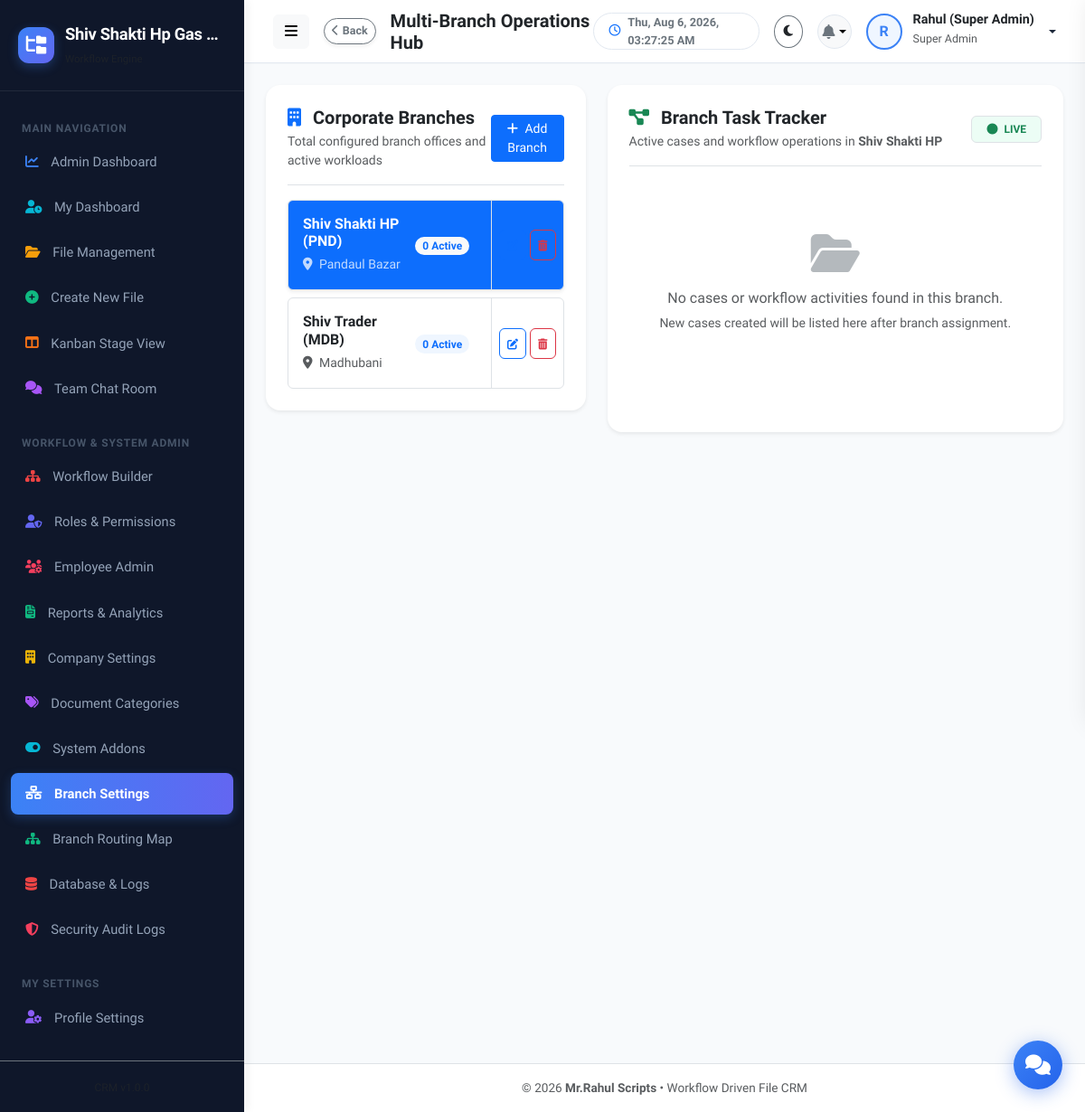
/admin/branches.php (signed in), run on the app's committed database.
### tables this page shows
CREATE TABLE company_settings (
              id INTEGER PRIMARY KEY AUTOINCREMENT,
              company_name TEXT NOT NULL,
              company_email TEXT,
              company_mobile TEXT,
              company_address TEXT,
              company_logo TEXT DEFAULT 'default-logo.png',
              updated_at DATETIME DEFAULT CURRENT_TIMESTAMP
            , custom_upload_path TEXT NULL);

CREATE TABLE branches (
              id INTEGER PRIMARY KEY AUTOINCREMENT,
              branch_name TEXT UNIQUE NOT NULL,
              branch_code TEXT UNIQUE NOT NULL,
              branch_city TEXT,
              created_at DATETIME DEFAULT CURRENT_TIMESTAMP
            );

### includes/auth.php (called while the page is built, shortened)
<?php
require_once __DIR__ . '/functions.php';
function getLoggedInUser(): ?array {
    if (isset($_SESSION['user_id'])) {
        return $_SESSION['user'] ?? null;
    }
    return null;
}
function hasPermission(string $permission): bool {
    $user = getLoggedInUser();
    if (($user['role_key'] ?? '') === 'super_admin') {
        return true;
    }
    $permissions = $user['permissions'] ?? [];
    return in_array('*', $permissions) || in_array($permission, $permissions);
}

### includes/functions.php (called while the page is built, shortened)
<?php
function isFeatureEnabled(string $featureKey): bool {
    try {
        $db = getDB();
        $stmt = $db->prepare("SELECT status FROM system_features WHERE feature_key = :key LIMIT 1");
        $stmt->execute(['key' => $featureKey]);
        $status = $stmt->fetchColumn();
        return $status === 'enabled';
    } catch (Exception $e) {
        return false;
    }
}

### admin/branches.php (the view, shortened to what this page needs)
<?php
require_once __DIR__ . '/../includes/auth.php';
require_once __DIR__ . '/../includes/functions.php';
$db = getDB();
$branches = $db->query("
    SELECT b.*,
           (SELECT COUNT(*) FROM files f WHERE f.branch_id = b.id) as total_cases,
           (SELECT COUNT(*) FROM files f WHERE f.branch_id = b.id AND f.status IN ('pending', 'in_progress')) as active_cases,
           (SELECT COUNT(*) FROM files f WHERE f.branch_id = b.id AND f.status = 'completed') as completed_cases
    FROM branches b
    ORDER BY b.id ASC
")->fetchAll();
$selectedBranchId = intval($_GET['branch_id'] ?? ($branches[0]['id'] ?? 0));
$branchCases = [];
if ($selectedBranchId > 0) {
    $stmtCases = $db->prepare("
        SELECT f.*, wt.name as work_type_name, ws.stage_name, u.name as employee_name
        FROM files f
        LEFT JOIN work_types wt ON f.work_type_id = wt.id
        LEFT JOIN workflow_stages ws ON f.current_stage_id = ws.id
        LEFT JOIN users u ON f.current_assigned_user = u.id
        WHERE f.branch_id = :bid
        ORDER BY f.updated_at DESC
    ");
    $stmtCases->execute(['bid' => $selectedBranchId]);
    $branchCases = $stmtCases->fetchAll();
}
require_once __DIR__ . '/../includes/header.php';
?>
<div class="row g-4">
  <div class="col-lg-5">
    <div class="card border-0 shadow-sm p-4 mb-4" style="border-radius: var(--radius-lg);">
      <div class="border-bottom pb-3 mb-3 d-flex justify-content-between align-items-center">
        <div>
          <h5 class="fw-bold mb-1 text-dark"><i class="fas fa-building text-primary me-2"></i> Corporate Branches</h5>
          <p class="text-muted small mb-0">Total configured branch offices and active workloads</p>
        </div>
        <button class="btn btn-sm btn-primary" data-bs-toggle="collapse" data-bs-target="#addBranchBlock">
          <i class="fas fa-plus me-1"></i> Add Branch
        </button>
      </div>
      <div class="list-group gap-2">
        <?php foreach ($branches as $b):
          $isActive = ($selectedBranchId === $b['id']);
        ?>
          <div class="list-group-item list-group-item-action p-0 border rounded d-flex align-items-stretch overflow-hidden <?= $isActive ? 'active shadow-sm bg-primary text-white' : 'bg-transparent' ?>" style="transition: var(--transition);">
            <a href="branches.php?branch_id=<?= $b['id'] ?>" class="flex-grow-1 p-3 text-decoration-none d-flex justify-content-between align-items-center" style="color: inherit !important;">
              <div>
                <h6 class="fw-bold mb-1">
                  <?= htmlspecialchars($b['branch_name']) ?> (<?= htmlspecialchars($b['branch_code']) ?>)
                </h6>
                <small class="opacity-75"><i class="fas fa-map-marker-alt me-1"></i> <?= htmlspecialchars($b['branch_city'] ?: 'N/A') ?></small>
              </div>
              <div class="text-end me-2">
                <span class="badge <?= $isActive ? 'bg-light text-primary' : 'bg-primary-soft text-primary' ?> px-2.5 py-1.5 rounded-pill shadow-xs" style="font-size: 0.75rem;">
                  <?= $b['active_cases'] ?> Active
                </span>
              </div>
            </a>
            <div class="p-2 border-start border-opacity-10 d-flex align-items-center gap-1 bg-light-soft">
              <button class="btn btn-xs btn-outline-primary py-1 px-2" onclick="editBranch(<?= htmlspecialchars(json_encode($b)) ?>)" title="Edit Branch">
                <i class="fas fa-edit" style="font-size: 0.75rem;"></i>
              </button>
              <a href="branches.php?action=delete&id=<?= $b['id'] ?>" class="btn btn-xs btn-outline-danger py-1 px-2" data-confirm="Are you sure you want to delete this branch? All active link dependencies will verify." data-confirm-title="Delete Branch?" data-confirm-btn="Yes, Delete" title="Delete Branch">
                <i class="fas fa-trash-alt" style="font-size: 0.75rem;"></i>
              </a>
            </div>
          </div>
        <?php endforeach; ?>
      </div>
    </div>
  </div>
  <div class="col-lg-7">
    <div class="card border-0 shadow-sm p-4 h-100" style="border-radius: var(--radius-lg);">
      <?php
        $activeBranch = null;
        foreach ($branches as $b) {
            if ($b['id'] === $selectedBranchId) {
                $activeBranch = $b;
                break;
            }
        }
      ?>
      <div class="border-bottom pb-3 mb-4 d-flex justify-content-between align-items-center">
        <div>
          <h5 class="fw-bold mb-1 text-dark"><i class="fas fa-project-diagram text-success me-2"></i> Branch Task Tracker</h5>
          <p class="text-muted small mb-0">Active cases and workflow operations in <strong><?= htmlspecialchars($activeBranch['branch_name'] ?? 'Select Branch') ?></strong></p>
        </div>
        <span class="badge bg-success-soft text-success border px-3 py-2"><i class="fas fa-circle blink-indicator me-1"></i> LIVE</span>
      </div>
      <?php if (empty($branchCases)): ?>
        <div class="text-center py-5 text-muted">
          <i class="fas fa-folder-open fa-3x mb-3 text-secondary opacity-50"></i>
          <h6>No cases or workflow activities found in this branch.</h6>
          <p class="small text-muted">New cases created will be listed here after branch assignment.</p>
        </div>
      <?php endif; ?>
    </div>
  </div>
</div>
<?php require_once __DIR__ . '/../includes/footer.php'; ?>

### includes/sidebar.php
<?php
$currentPage = basename($_SERVER['PHP_SELF']);
$user = getLoggedInUser();
$roleKey = $user['role_key'] ?? '';
$isAdmin = in_array($roleKey, ['super_admin', 'admin']);
$db = getDB();
$companyInfo = $db->query("SELECT * FROM company_settings LIMIT 1")->fetch() ?: [
    'company_name' => 'File CRM',
    'company_logo' => 'default-logo.png'
];
?>
<aside class="app-sidebar">
  <div class="sidebar-header">
    <?php if (!empty($companyInfo['company_logo']) && $companyInfo['company_logo'] !== 'default-logo.png' && file_exists(UPLOAD_DIR . $companyInfo['company_logo'])): ?>
      <img src="<?= APP_URL ?>/serve.php?file=<?= htmlspecialchars($companyInfo['company_logo']) ?>" class="img-fluid rounded border-0" style="max-height: 40px; max-width: 45px; object-fit: contain;">
    <?php else: ?>
      <div class="brand-icon">
        <i class="fas fa-folder-tree text-white"></i>
      </div>
    <?php endif; ?>
    <div class="brand-details">
      <div class="brand-text text-truncate" style="max-width: 170px;" title="<?= htmlspecialchars($companyInfo['company_name']) ?>">
        <?= htmlspecialchars($companyInfo['company_name']) ?>
      </div>
      <small class="text-muted brand-subtext" style="font-size: 0.72rem;">Workflow Engine</small>
    </div>
  </div>
  <div class="sidebar-menu">
    <div class="menu-category">Main Navigation</div>
    <?php if ($isAdmin): ?>
      <a href="<?= APP_URL ?>/admin/dashboard.php" title="Admin Dashboard" class="nav-item-custom <?= $currentPage === 'dashboard.php' && str_contains($_SERVER['PHP_SELF'], 'admin') ? 'active' : '' ?>">
        <i class="fas fa-chart-line sidebar-icon-blue"></i> <span>Admin Dashboard</span>
      </a>
    <?php endif; ?>
    <a href="<?= APP_URL ?>/employee/dashboard.php" title="My Dashboard" class="nav-item-custom <?= $currentPage === 'dashboard.php' && str_contains($_SERVER['PHP_SELF'], 'employee') ? 'active' : '' ?>">
      <i class="fas fa-user-clock sidebar-icon-cyan"></i> <span>My Dashboard</span>
    </a>
    <a href="<?= APP_URL ?>/employee/my-files.php" title="File Management" class="nav-item-custom <?= $currentPage === 'my-files.php' ? 'active' : '' ?>">
      <i class="fas fa-folder-open sidebar-icon-amber"></i> <span>File Management</span>
    </a>
    <?php if (hasPermission('create_file')): ?>
      <a href="<?= APP_URL ?>/employee/create-file.php" title="Create New File" class="nav-item-custom <?= $currentPage === 'create-file.php' ? 'active' : '' ?>">
        <i class="fas fa-plus-circle sidebar-icon-green"></i> <span>Create New File</span>
      </a>
    <?php endif; ?>
    <?php if (isFeatureEnabled('auto_assignment')): ?>
      <a href="<?= APP_URL ?>/employee/kanban.php" title="Kanban Stage View" class="nav-item-custom <?= $currentPage === 'kanban.php' ? 'active' : '' ?>">
        <i class="fas fa-columns sidebar-icon-orange"></i> <span>Kanban Stage View</span>
      </a>
    <?php endif; ?>
    <?php if (isFeatureEnabled('in_app_chat')): ?>
      <a href="<?= APP_URL ?>/employee/chat.php" title="Team Chat Room" class="nav-item-custom <?= $currentPage === 'chat.php' ? 'active' : '' ?>">
        <i class="fas fa-comments sidebar-icon-purple"></i> <span>Team Chat Room</span>
      </a>
    <?php endif; ?>
    <?php if ($isAdmin): ?>
      <div class="menu-category mt-3">Workflow & System Admin</div>
      <a href="<?= APP_URL ?>/admin/workflow-builder.php" title="Workflow Builder" class="nav-item-custom <?= $currentPage === 'workflow-builder.php' ? 'active' : '' ?>">
        <i class="fas fa-sitemap sidebar-icon-red"></i> <span>Workflow Builder</span>
      </a>
      <a href="<?= APP_URL ?>/admin/roles.php" title="Roles & Permissions" class="nav-item-custom <?= $currentPage === 'roles.php' ? 'active' : '' ?>">
        <i class="fas fa-user-shield sidebar-icon-indigo"></i> <span>Roles & Permissions</span>
      </a>
      <a href="<?= APP_URL ?>/admin/users.php" title="Employee Admin" class="nav-item-custom <?= $currentPage === 'users.php' ? 'active' : '' ?>">
        <i class="fas fa-users-cog sidebar-icon-rose"></i> <span>Employee Admin</span>
      </a>
      <a href="<?= APP_URL ?>/admin/reports.php" title="Reports & Analytics" class="nav-item-custom <?= $currentPage === 'reports.php' ? 'active' : '' ?>">
        <i class="fas fa-file-invoice sidebar-icon-emerald"></i> <span>Reports & Analytics</span>
      </a>
      <a href="<?= APP_URL ?>/admin/company-profile.php" title="Company Settings" class="nav-item-custom <?= $currentPage === 'company-profile.php' ? 'active' : '' ?>">
        <i class="fas fa-building sidebar-icon-yellow"></i> <span>Company Settings</span>
      </a>
      <a href="<?= APP_URL ?>/admin/document-types.php" title="Document Categories" class="nav-item-custom <?= $currentPage === 'document-types.php' ? 'active' : '' ?>">
        <i class="fas fa-tags sidebar-icon-purple" style="color: #a855f7;"></i> <span>Document Categories</span>
      </a>
      <a href="<?= APP_URL ?>/admin/features.php" title="System Features" class="nav-item-custom <?= $currentPage === 'features.php' ? 'active' : '' ?>">
        <i class="fas fa-toggle-on sidebar-icon-cyan"></i> <span>System Addons</span>
      </a>
      <?php if (isFeatureEnabled('multi_branch')): ?>
        <a href="<?= APP_URL ?>/admin/branches.php" title="Branch Settings" class="nav-item-custom <?= $currentPage === 'branches.php' ? 'active' : '' ?>">
          <i class="fas fa-network-wired sidebar-icon-teal"></i> <span>Branch Settings</span>
        </a>
      <?php endif; ?>
      <a href="<?= APP_URL ?>/admin/branch-workflow.php" title="Branch Routing Map" class="nav-item-custom <?= $currentPage === 'branch-workflow.php' ? 'active' : '' ?>">
        <i class="fas fa-sitemap sidebar-icon-emerald"></i> <span>Branch Routing Map</span>
      </a>
      <a href="<?= APP_URL ?>/admin/database.php" title="Database & Logs" class="nav-item-custom <?= $currentPage === 'database.php' ? 'active' : '' ?>">
        <i class="fas fa-database sidebar-icon-red"></i> <span>Database & Logs</span>
      </a>
      <a href="<?= APP_URL ?>/admin/security-audit.php" title="Security Audit Logs" class="nav-item-custom <?= $currentPage === 'security-audit.php' ? 'active' : '' ?>">
        <i class="fas fa-shield-alt sidebar-icon-rose"></i> <span>Security Audit Logs</span>
      </a>
    <?php endif; ?>
    <div class="menu-category mt-3">My Settings</div>
    <a href="<?= APP_URL ?>/employee/profile.php" title="Profile Settings" class="nav-item-custom <?= $currentPage === 'profile.php' ? 'active' : '' ?>">
      <i class="fas fa-user-cog sidebar-icon-violet"></i> <span>Profile Settings</span>
    </a>
  </div>
  <div class="p-3 border-top border-secondary border-opacity-20 text-center sidebar-footer-div">
    <small class="text-muted" style="font-size: 0.75rem;">CRM v<?= APP_VERSION ?></small>
  </div>
</aside>

### data on the page
company_settings: company_name "Shiv Shakti Hp Gas…"
branches: branch_name "Shiv Shakti HP", branch_code "PND", branch_city "Pandaul Bazar", active_cases "0"
branches: branch_name "Shiv Trader", branch_code "MDB", branch_city "Madhubani", active_cases "0"

### other printed values
$pageTitle "Multi-Branch Operations Hub"
substr($currentUser['name'] ?? 'U', 0, 1) "R"
$currentUser['name'] "Rahul (Super Admin)"
$currentUser['role_name'] "Super Admin"
